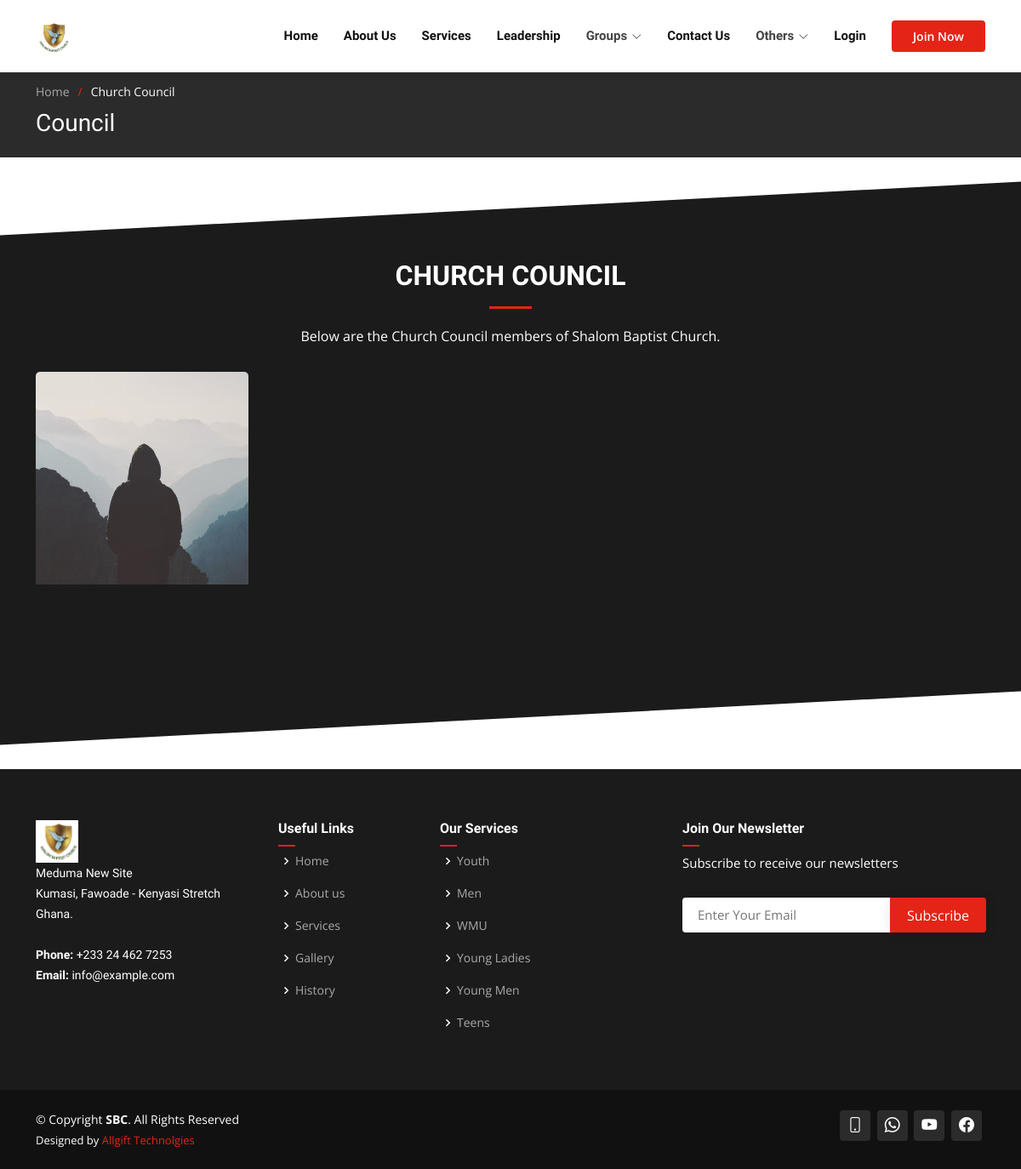
The page /council/ on the database its author committed.
### authy/models.py (models this page shows, shortened)
class Profile(models.Model):
    user = models.OneToOneField(User, on_delete=models.CASCADE, related_name='profile')
    full_name = models.CharField(max_length=50)
    gender = models.CharField(max_length=50, choices=GENDER_CHOICES, null=True, blank=True)
    blood_group = models.CharField(max_length=50, choices=BLOOD_CHOICES, null=True, blank=True)
    place_of_residence = models.CharField(max_length=50)
    birth_date = models.DateField(null=True, blank=True)
    work_status = models.CharField(max_length=50, choices=WORK_STATUS_CHOICES, default='Student')
    organisation_name = models.CharField(max_length=50, null=True, blank=True)
    education_level = models.CharField(max_length=50, choices=EDUCATION_LEVEL_CHOICES, null=True, blank=True)
    image = models.ImageField(default='default.jpg', upload_to='profile_pics', null=True, blank=True)
    created = models.DateField(auto_now_add=True)
    hometown = models.CharField(max_length=50, null=True, blank=True)
    marital_status = models.CharField(max_length=20, choices=MARRIAGE_STATUS_CHOICE, default='Single')
    spouse = models.CharField(max_length=50, null=True, blank=True)
    no_of_children = models.IntegerField(null=True, blank=True)
    phone_no = models.CharField(max_length=20)
    email = models.CharField(max_length=50, null=True, blank=True)
    father_name = models.CharField(max_length=100, null=True, blank=True)
    father_alive = models.CharField(max_length=3, choices=YES_NO_CHOICES, default='Yes')
    mother_name = models.CharField(max_length=100, null=True, blank=True)
    mother_alive = models.CharField(max_length=3, choices=YES_NO_CHOICES, default='Yes')
    next_of_kin_contact = models.CharField(max_length=20, null=True, blank=True)
    date_joined = models.DateField(null=True, blank=True)
    baptism = models.CharField(max_length=10, choices=BAPTISM_CHOICES, default='Not Yet')
    family = models.ForeignKey(Family, on_delete=models.DO_NOTHING, null=True, blank=True, related_name='family')
    auxiliary = models.ForeignKey(Auxiliaries, on_delete=models.DO_NOTHING, null=True, blank=True)
    ministry = models.ForeignKey(Ministries, on_delete=models.DO_NOTHING, null=True, blank=True)
    is_deacon = models.BooleanField(default=False)
    is_council_member = models.BooleanField(default=False)

### core/models.py (models this page shows, shortened)
class Auxiliaries(models.Model):
    name = models.CharField(max_length=255)
    designation = models.CharField(max_length=255, blank=True, null=True)
    about_us = models.TextField(blank=True, null=True)
    mission = models.TextField(blank=True, null=True)
    speech = models.TextField(blank=True, null=True)
    deacon = models.ImageField(default='group.png', upload_to='auxiliaries', blank=True, null=True)
    group_img = models.ImageField(default='group.png', upload_to='auxiliaries', blank=True, null=True)
    contribution_target = models.DecimalField(max_digits=8, decimal_places=2, blank=True, null=True)
    def get_absolute_url(self):
        return reverse('aux_details', args=[str(self.id)])

### core/views.py (the view)
# urls.py: path('council/', views.council_view, name='council'),
def council_view(request):
    auxiliaries = Auxiliaries.objects.all()
    families = Family.objects.all()
    ministries = Ministries.objects.all()
    councils = Profile.objects.filter(is_council_member=True)
    context = {
        'councils': councils,
        'auxiliaries': auxiliaries,
        'families': families,
        'ministries': ministries,
    }
    return render(request, 'core/councils.html', context)

### core/models.py (called while the page is built)
    def get_absolute_url(self):
        return reverse('family_details', args=[str(self.id)])

    def get_absolute_url(self):
        return reverse('min_details', args=[str(self.id)])

### templates/core/councils.html (shortened to what this page needs)
{% extends 'base.html' %}
{% load static %}
{% load crispy_forms_tags %}
{% block content %}
    <section class="breadcrumbs">
      <div class="container">
        <ol>
          <li><a href="{% url 'home' %}">Home</a></li>
          <li>Church Council</li>
        </ol>
        <h2>Council</h2>
      </div>
    </section>
    <section id="team" class="team section-bg">
      <div class="container" data-aos="fade-up">
        <div class="section-title">
          <h2>Church Council</h2>
          <p>Below are the Church Council members of Shalom Baptist Church.</p>
        </div>
        <div class="row">
            {% for deacon in councils %}
                <div class="col-lg-3 col-md-6 d-flex align-items-stretch">
            <div class="member" data-aos="fade-up" data-aos-delay="100">
              <div class="member-img">
                <img src="{{deacon.image.url}}" class="img-fluid" alt="">
              </div>
              <div class="member-info">
                <h4>{{deacon.full_name}}</h4>
              </div>
            </div>
          </div>
            {% empty %}
                <p style="text-align:center;">No Church Council Member Added Yet</p>
            {% endfor %}
        </div>
      </div>
    </section>
{% endblock content %}

### templates/base.html (shortened to what this page needs)
{% load static %}
<!DOCTYPE html>
<html lang="en">
<head>
  <link href="{% static 'assets/vendor/aos/aos.css' %}" rel="stylesheet">
  <link href="{% static 'assets/vendor/bootstrap/css/bootstrap.min.css' %}" rel="stylesheet">
  <link href="{% static 'assets/vendor/bootstrap-icons/bootstrap-icons.css' %}" rel="stylesheet">
  <link href="{% static 'assets/vendor/boxicons/css/boxicons.min.css' %}" rel="stylesheet">
  <link href="{% static 'assets/vendor/glightbox/css/glightbox.min.css' %}" rel="stylesheet">
  <link href="{% static 'assets/vendor/remixicon/remixicon.css' %}" rel="stylesheet">
  <link href="{% static 'assets/vendor/swiper/swiper-bundle.min.css' %}" rel="stylesheet">
  <link href="{% static 'assets/css/style.css' %}" rel="stylesheet">
</head>
<body>
  <header id="header" class="fixed-top d-flex align-items-center">
    <div class="container d-flex align-items-center">
       <a href="{% url 'home' %}" class="logo me-auto"><img src="{% static 'assets/img/shalom_logo.png' %}" alt=""></a>
      <nav id="navbar" class="navbar order-last order-lg-0">
        <ul>
          <li><a href="{% url 'home' %}#hero">Home</a></li>
          <li><a href="{% url 'home' %}#about">About Us</a></li>
          <li><a href="{% url 'home' %}#services">Services</a></li>
          <li><a href="{% url 'home' %}#team">Leadership</a></li>
          <li class="dropdown"><a><span>Groups</span> <i class="bi bi-chevron-down"></i></a>
          </li>
          <li><a href="{% url 'home' %}#contact">Contact Us</a></li>
          <li class="dropdown"><a><span>Others</span> <i class="bi bi-chevron-down"></i></a>
          </li>
           {% if user.is_authenticated%}
           <li class="dropdown"><a><span>{{user.username}}</span> <i class="bi bi-chevron-down dropdown-indicator"></i></a>
            <ul>
              <li><a href="{% url 'profile' request.user %}">Profile</a></li>
              <li><a href="{% url 'logout' %}">Logout</a></li>
            </ul>
          </li>
          {% else %}
          <li><a href="{% url 'login' %}">Login</a></li>
          {% endif %}
        </ul>
      </nav>
      {% if user.is_authenticated%}
        <a href="" class="get-started-btn scrollto">Donate Now</a>
      {% else %}
        <a href="{% url 'join' %}" class="get-started-btn scrollto">Join Now</a>
      {% endif %}
    </div>
  </header>
  {% block content %}
  {% endblock content %}
  <footer id="footer">
    <div class="footer-top">
      <div class="container">
        <div class="row">
          <div class="col-lg-3 col-md-6 footer-contact">
            <a href="{% url 'home' %}" class="logo me-auto"><img src="{% static 'assets/img/shalom_logo.png' %}" alt="" height="50"></a>
            <p>
              Meduma New Site <br>
              Kumasi, Fawoade - Kenyasi Stretch<br>
              Ghana. <br><br>
              <strong>Phone:</strong> +233 24 462 7253<br>
              <strong>Email:</strong> info@example.com<br>
            </p>
          </div>
          <div class="col-lg-2 col-md-6 footer-links">
            <h4>Useful Links</h4>
            <ul>
              <li><i class="bx bx-chevron-right"></i> <a href="{% url 'home' %}">Home</a></li>
              <li><i class="bx bx-chevron-right"></i> <a href="{% url 'home' %}#about">About us</a></li>
              <li><i class="bx bx-chevron-right"></i> <a href="{% url 'home' %}#services">Services</a></li>
              <li><i class="bx bx-chevron-right"></i> <a href="{% url 'gallery' %}">Gallery</a></li>
              <li><i class="bx bx-chevron-right"></i> <a href="{% url 'history' %}">History</a></li>
            </ul>
          </div>
          <div class="col-lg-3 col-md-6 footer-links">
            <h4>Our Services</h4>
            <ul>
              {% for aux in auxiliaries%}
                <li><i class="bx bx-chevron-right"></i> <a href="{{aux.get_absolute_url}}">{{aux.name}}</a></li>
              {% endfor %}
            </ul>
          </div>
          <div class="col-lg-4 col-md-6 footer-newsletter">
            <h4>Join Our Newsletter</h4>
            <p>Subscribe to receive our newsletters</p>
            <form action="{% url 'subscribers' %}" method="post">
              <input type="email" name="email" placeholder="Enter Your Email">
              <input type="submit" value="Subscribe">
            </form>
          </div>
        </div>
      </div>
    </div>
    <div class="container d-md-flex py-4">
      <div class="me-md-auto text-center text-md-start">
        <div class="copyright">
          &copy; Copyright <strong><span>SBC</span></strong>. All Rights Reserved
        </div>
        <div class="credits">
          Designed by <a href="https://allgifttechnologies.com/">Allgift Technolgies</a>
        </div>
      </div>
      <div class="social-links text-center text-md-end pt-3 pt-md-0">
        {% if user.is_authenticated %}
            <a href="tel:+233244627253" class="google-plus"><i class="bi bi-phone"></i></a>
          {% else %}
            <a href="tel:+233244627253" class="google-plus"><i class="bi bi-phone"></i></a>
          {% endif %}
          <a href="https://api.whatsapp.com/send?phone=233244627253" class="google-plus"><i class="bi bi-whatsapp"></i></a>
          <a href="https://www.youtube.com/@shalombaptistchurch6140/videos" class="google-plus" target="_blank"><i class="bi bi-youtube"></i></a>
          <a href="https://web.facebook.com/baptistshalom?_rdc=1&_rdr" class="facebook" target="_blank"><i class="bi bi-facebook"></i></a>
      </div>
    </div>
  </footer>
</body>
</html>

### rows shown on the page
Profile: image (placeholder picture)
Auxiliaries: name "Youth"
Auxiliaries: name "Men"
Auxiliaries: name "WMU"
Auxiliaries: name "Young Ladies"
Auxiliaries: name "Young Men"
Auxiliaries: name "Teens"
